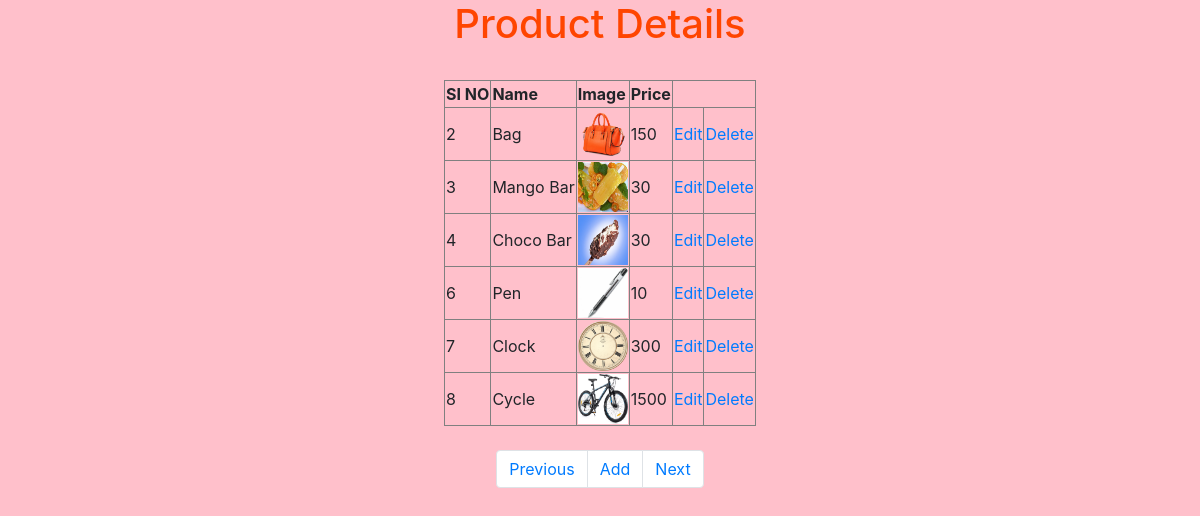
The page /view.php on the database its author committed.
### tables this page shows
CREATE TABLE `product` (
  `id` int(11) NOT NULL,
  `name` varchar(100) NOT NULL,
  `image` varchar(100) NOT NULL,
  `price` int(11) NOT NULL
);

### view.php (the view, shortened to what this page needs)
<!DOCTYPE html>
<html>
<head>
	  <link rel="stylesheet"
href="https://cdn.jsdelivr.net/npm/bootstrap@4.5.3/dist/css/bootstrap.min.css">
</head>
<body>
	<h1 align="center">Product Details</h1><br>
	<table border="1 " color="red" align="center">
		<tr>
			<th>SI NO</th>
			<th>Name</th>
			<th>Image</th>
			<th>Price</th>
		</tr>
		<?php
				include('connection.php');
				$result="select * from product";
				$query=mysqli_query($mysqli,$result);
				while ($row=mysqli_fetch_assoc($query))
				{
				?>
				<tr>
					<td><?php echo $row['id'];?></td>
					<td><?php echo $row['name'];?></td>
					<td><img src="image/<?php echo $row['image'];?>" width="50px" height="50px"></td>
					<td><?php echo $row['price'];?></td>
					 <td><a href="index.php?id=<?php echo $row['id'];?>">Edit</a></td>
					 <td><a href="delete.php?id=<?php echo $row['id'];?>">Delete</a></td>
					<?php
				       }
					?>
				</tr>
	</table>
	<br>
	<nav aria-label="Page navigation example">
  <ul class="pagination justify-content-center">
    <li class="page-item"><a class="page-link" href="index.php">Previous</a></li>
    <li class="page-item"><a class="page-link" href="index.php">Add</a></li>
    <li class="page-item"><a class="page-link" href="index.php">Next</a></li>
  </ul>
</nav>
</body>
</html>

### view.php (style rules this page uses)
body { background-color: pink; }
h1 { color:orangered; }

### rows shown on the page
product: id "2", name "Bag", image (picture), price "150"
product: id "3", name "Mango Bar", image (picture), price "30"
product: id "4", name "Choco Bar", image (picture), price "30"
product: id "6", name "Pen", image (picture), price "10"
product: id "7", name "Clock", image (picture), price "300"
product: id "8", name "Cycle", image (picture), price "1500"
